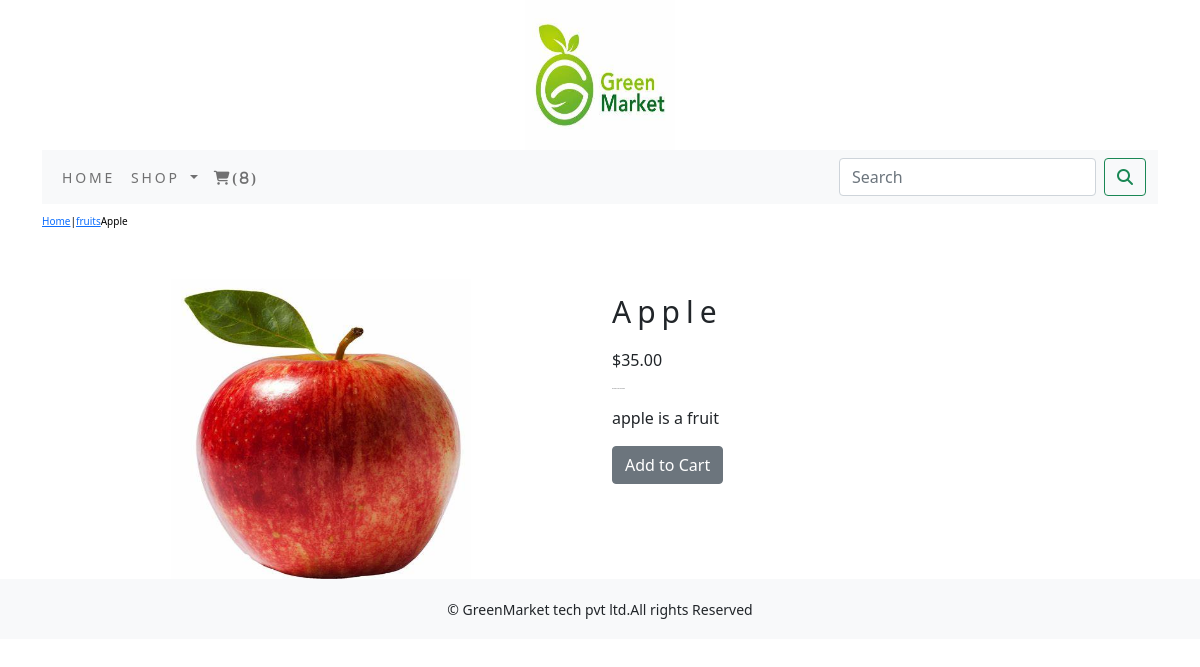
The page /shop3/fruits/apple/ on the database its author committed.
### shop3/models.py (models this page shows, shortened)
class Product(models.Model):
    name=models.CharField(max_length=250,unique=True)
    slug=models.SlugField(max_length=250,unique=True)
    description=models.TextField(blank=True)
    price=models.DecimalField(max_digits=10,decimal_places=2)
    category=models.ForeignKey(Category,on_delete=models.CASCADE)
    image=models.ImageField(upload_to='product',blank=True)
    stock=models.IntegerField()
    available=models.BooleanField(default=True)
    created=models.DateTimeField(auto_now_add=True)
    updated=models.DateTimeField(auto_now=True)
    class Meta:
        ordering=('name',)
        verbose_name='product'
        verbose_name_plural='products'
    def product():
        return None

class Category(models.Model):
    name=models.CharField(max_length=250,unique=True)
    slug=models.SlugField(max_length=250,unique=True)
    description=models.TextField(blank=True)
    image=models.ImageField(upload_to='category',blank=True)
    class Meta:
        ordering=('name',)
        verbose_name='category'
        verbose_name_plural='categories'
    def get_url (self):
        return reverse('shop3:products_by_category',args=[self.slug])
    def __str__(self):
        return '{}'.format(self.name)

### shop3/views.py (the view)
# urls.py: path('<slug:c_slug>/<slug:product_slug>/',views.proDetail, name='prodCatdetail'),
def proDetail(request,c_slug,product_slug):
    try:
        product=Product.objects.get(category__slug=c_slug,slug=product_slug)
    except Exception as e:
        raise e
    return render(request,'product.html',{'product':product})

### cart/context_processors.py (called while the page is built)
def counter(request):
    item_count=0
    if 'admin' in request.path:
        return {}
    else:
        try:
            cart=Cart.objects.filter(cart_id=_cart_id(request))
            cart_items=CartItem.objects.all().filter(cart=cart[:1])
            for cart_item in cart_items:
               item_count += cart_item.quantity
        except Cart.DoesNotExist:
            item_count=0
    return dict(item_count=item_count)

### cart/views.py (called while the page is built)
def _cart_id(request):
    cart=request.session.session_key
    if not cart:
        cart=request.session.create()
        return cart

### shop3/context_processors.py (called while the page is built)
def menu_links(request):
    links=Category.objects.all()
    return dict(links=links)

### templates/product.html (shortened to what this page needs)
{% extends 'base.html' %}
{% load static %}
{% block content %}
<div class="row my_prod_row_class">
    <div class="mx_auto">
        <p><a href="{% url 'shop3:allProdCat' %}">Home</a>|<a href="{{product.category.get_url}}">{{product.category}}</a>{{product.name}} </p>
    </div>
</div>
<div class="container">
<br>
<div class="row">
    <div class="col-12 col-sm-12 col-md-12 col-lg-6 text-center">
        <div style="min-width:18rem">
            <img src="{{product.image.url}}" alt="{{product.name}}" style="width:300px;height:300px;">
        </div>
    </div>
        <div class="col-12 col-sm-12 col-md-12 col-lg-6">
        <div>
            <h1 class="my_prod_title">{{product.name}}</h1>
            <p>${{product.price}}</p>
            <p class="my_title">Product Description</p>
            <p class="text-justify my_prod_text">{{product.description}}</p>
            {% if product.stock <= 0 %}
            <p class="text-justify my_prod_text"><b>Out of Stock</b></p>
            {% else %}
            <a class="btn btn-secondary" href="{% url 'cart:add_cart' product.id %}">Add to Cart</a>
            {% endif %}
        </div>
    </div>
</div>
</div>
{% endblock %}

### static/css/custom.css (style rules this page uses)
body { font-family: 'Roboto', sans-serif; }
.my_title { font-size:1px; text_transform:uppercase; letter-spacing:.2em; }
.my_prod_row_class { padding-top:10px; padding-bottom:10px; }
.my_prod_row_class .mx_auto { color:#000; font-size:10px; text-decoration:none; }
.my_prod_title { font-size:30px; letter-transform:uppercase; letter-spacing:.2em; padding-top:15px; padding-bottom:10px; }
.my_prod_text { padding-right:20px; }

### rows shown on the page
Product: category "fruits", name "Apple", image (picture), price "35.00", description "apple is a fruit"

### other values the page prints
{{ item_count }} "8"
